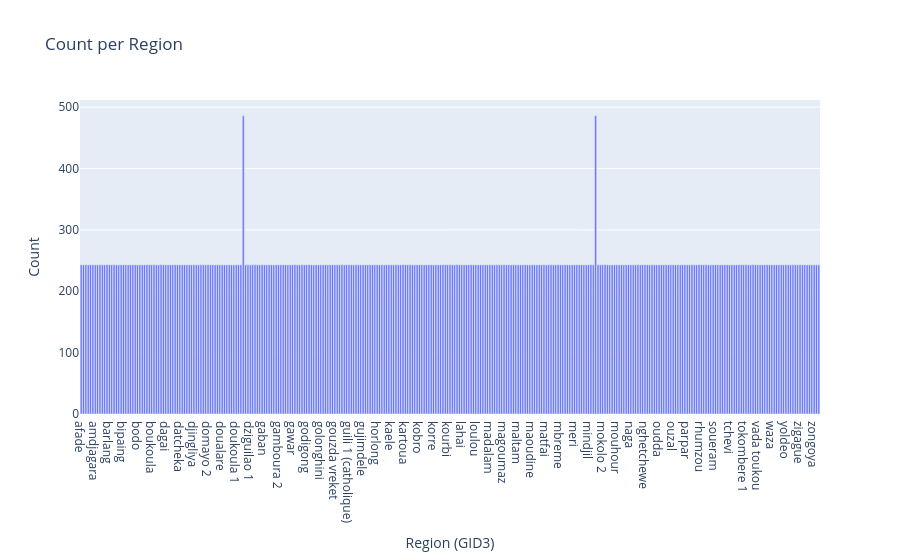

Write notebook code for a chart like this one.
### Code cell
fig = px.bar(gid_mean_unit_counts_df, x='GID3', y='count', title='Count per Region')
fig.update_layout(xaxis_title='Region (GID3)', yaxis_title='Count')
fig.show()

### Figure 1 — Plotly figure (JSON) as saved in the notebook; plotly's stock layout.template omitted (floating-point values rounded to 4 significant figures; data arrays with more than 128 entries replaced by an {"elided": "..."} marker saying what was removed)
{"data": [{"alignmentgroup": "True", "hovertemplate": "GID3=%{x}<br>count=%{y}<extra></extra>", "legendgroup": "", "marker": {"color": "#636efa", "pattern": {"shape": ""}}, "name": "", "offsetgroup": "", "orientation": "v", "showlegend": false, "textposition": "auto", "type": "bar", "x": {"elided": "315 str values"}, "xaxis": "x", "y": {"elided": "315 int values"}, "yaxis": "y"}], "layout": {"barmode": "relative", "legend": {"tracegroupgap": 0}, "title": {"text": "Count per Region"}, "xaxis": {"anchor": "y", "domain": [0, 1], "title": {"text": "Region (GID3)"}}, "yaxis": {"anchor": "x", "domain": [0, 1], "title": {"text": "Count"}}}}
